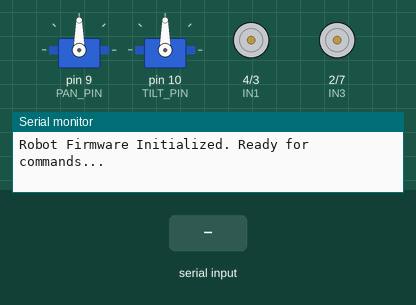
Bench run of a sketch on a simulated Arduino Nano, built with avr-gcc and run on an emulated ATmega328P. Parts: 2 × servo, motor-driver pin pairs drawn as motors (green arrow = first pin HIGH = forward, orange = second pin HIGH = backward, longer = more drive, scaled by the enable pin), the last lines printed to the serial monitor. Inputs (shaded band) come from the test bench.

Above: at 1.2 s.
1.3 s: "MOVE FORWARD\n" received over Serial
At 2.5 s:
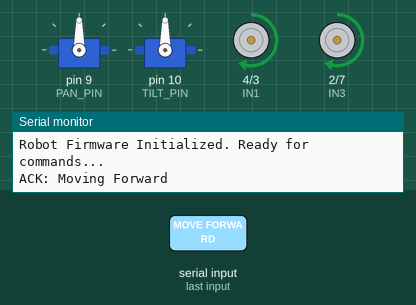
2.8 s: "MOVE BACKWARD\n" received over Serial
At 3.6 s:
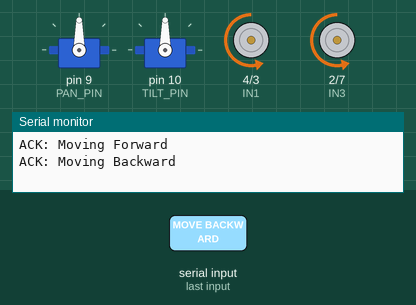
4.3 s: "MOVE LEFT\n" received over Serial
At 4.8 s:
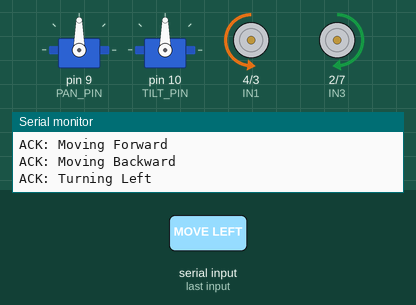
5.8 s: "MOVE RIGHT\n" received over Serial
At 7.0 s:
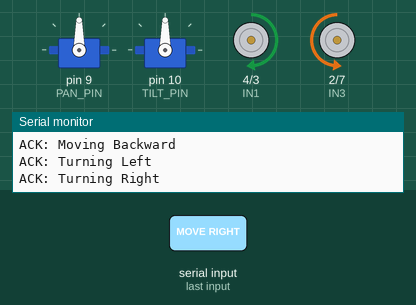
7.3 s: "TURN LEFT\n" received over Serial
At 8.3 s:
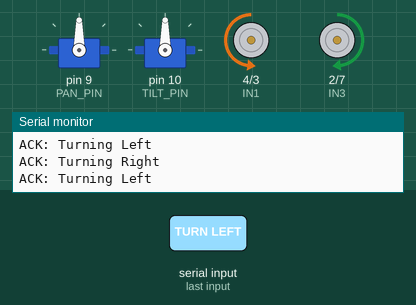
8.8 s: "TURN RIGHT\n" received over Serial
At 9.4 s:
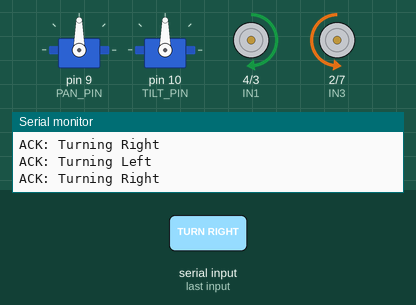
Timing chart, 0 to 11.3 s (numbered marks = the images above; inputs shaded):
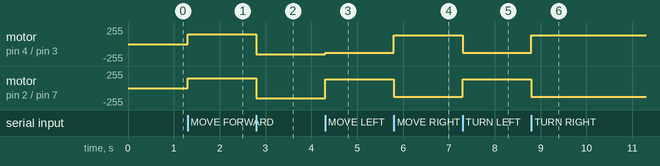

Measured:
- after the input at 1.3 s, motor on pin 4 (IN1) / pin 3 (IN2), motor on pin 2 (IN3) / pin 7 (IN4): stopped → forward 150/255 at once
- after the input at 2.8 s, motor on pin 4 (IN1) / pin 3 (IN2), motor on pin 2 (IN3) / pin 7 (IN4): forward 150/255 → backward 150/255 at once
- after the input at 4.3 s, motor on pin 4 (IN1) / pin 3 (IN2): backward 150/255 → backward 130/255 at once; motor on pin 2 (IN3) / pin 7 (IN4): backward 150/255 → forward 130/255 at once
- after the input at 5.8 s, motor on pin 4 (IN1) / pin 3 (IN2): backward 130/255 → forward 130/255 at once; motor on pin 2 (IN3) / pin 7 (IN4): forward 130/255 → backward 130/255 at once
- after the input at 7.3 s, motor on pin 4 (IN1) / pin 3 (IN2): forward 130/255 → backward 130/255 at once; motor on pin 2 (IN3) / pin 7 (IN4): backward 130/255 → forward 130/255 at once
- after the input at 8.8 s, motor on pin 4 (IN1) / pin 3 (IN2): backward 130/255 → forward 130/255 at once; motor on pin 2 (IN3) / pin 7 (IN4): forward 130/255 → backward 130/255 at once

The sketch:

robot_firmware.ino
```cpp
/**
 * Human-Following Robot Firmware
 *
 * This firmware runs on the robot's Arduino/ESP32 microcontroller.
 * It listens for commands over the Serial interface (from a Raspberry Pi, PC, or Jetson Nano)
 * and controls two DC gear motors (via an L298N motor driver) and two servo motors (Pan/Tilt gimbal).
 *
 * Serial Command Protocol:
 * - Simple Commands:
 *   - 'F' : Move Forward
 *   - 'B' : Move Backward
 *   - 'L' : Turn Left
 *   - 'R' : Turn Right
 *   - 'S' : Stop Motors
 * - Pan/Tilt Angles (Optional smooth tracking):
 *   - Formatted as: "Y<yaw_angle>P<pitch_angle>\n" (e.g., "Y15.4P-5.2")
 *     Where yaw_angle is between -30 and +30, and pitch_angle is between -20 and +20.
 */

#include <Servo.h>

// --- L298N Motor Driver Pins ---
#define ENA 5   // Enable A (PWM) - Left Motor Speed
#define IN1 4   // Motor A Input 1 - Left Motor Forward
#define IN2 3   // Motor A Input 2 - Left Motor Backward
#define IN3 2   // Motor B Input 1 - Right Motor Forward
#define IN4 7   // Motor B Input 2 - Right Motor Backward
#define ENB 6   // Enable B (PWM) - Right Motor Speed

// --- Servo Gimbal Pins ---
#define PAN_PIN  9   // Yaw Servo
#define TILT_PIN 10  // Pitch Servo

// --- Speed Settings ---
const int MOTOR_SPEED_DEFAULT = 150;  // Default PWM speed (0-255)
const int MOTOR_SPEED_TURN    = 130;  // Turn PWM speed (0-255)

// --- Servo Setup ---
Servo panServo;
Servo tiltServo;

int currentPanAngle  = 90;  // Mid-point (Centered)
int currentTiltAngle = 90;  // Mid-point (Centered)

// --- Communication Buffers ---
String inputBuffer = "";

void setup() {
  // Initialize Serial communication
  Serial.begin(115200);
  while (!Serial) {
    ; // Wait for serial port to connect (needed for Leonardo/Micro)
  }

  // Configure Motor Pins as Outputs
  pinMode(ENA, OUTPUT);
  pinMode(ENB, OUTPUT);
  pinMode(IN1, OUTPUT);
  pinMode(IN2, OUTPUT);
  pinMode(IN3, OUTPUT);
  pinMode(IN4, OUTPUT);

  // Attach Servo Motors
  panServo.attach(PAN_PIN);
  tiltServo.attach(TILT_PIN);

  // Write default center positions to servos
  panServo.write(currentPanAngle);
  tiltServo.write(currentTiltAngle);

  // Ensure robot starts in stopped state
  stopRobot();

  Serial.println("Robot Firmware Initialized. Ready for commands...");
}

void loop() {
  // Read incoming Serial data
  while (Serial.available() > 0) {
    char inChar = (char)Serial.read();
    if (inChar == '\n' || inChar == '\r') {
      if (inputBuffer.length() > 0) {
        processCommand(inputBuffer);
        inputBuffer = ""; // Reset buffer
      }
    } else {
      inputBuffer += inChar;
    }
  }
}

/**
 * Process the incoming command string.
 */
void processCommand(String cmd) {
  cmd.trim();
  if (cmd.length() == 0) return;

  // Check for simple single-character commands
  if (cmd.length() == 1) {
    char action = cmd.charAt(0);
    switch (action) {
      case 'F':
        moveForward(MOTOR_SPEED_DEFAULT);
        Serial.println("ACK: Moving Forward");
        break;
      case 'B':
        moveBackward(MOTOR_SPEED_DEFAULT);
        Serial.println("ACK: Moving Backward");
        break;
      case 'L':
        turnLeft(MOTOR_SPEED_TURN);
        Serial.println("ACK: Turning Left");
        break;
      case 'R':
        turnRight(MOTOR_SPEED_TURN);
        Serial.println("ACK: Turning Right");
        break;
      case 'S':
        stopRobot();
        Serial.println("ACK: Stopped");
        break;
      default:
        Serial.print("ERROR: Unknown single command: ");
        Serial.println(action);
        break;
    }
  }
  // Check for joint angle servo commands (e.g., Y15.4P-5.2)
  else if (cmd.startsWith("Y") && cmd.indexOf("P") > 0) {
    int pIndex = cmd.indexOf("P");
    String yawStr = cmd.substring(1, pIndex);
    String pitchStr = cmd.substring(pIndex + 1);

    float yawVal = yawStr.toFloat();
    float pitchVal = pitchStr.toFloat();

    // Map Yaw angle (-30 to 30 degrees) to servo angles (60 to 120 degrees)
    // Positive yaw = face is to the right, robot needs to pan camera right
    int targetPan = 90 - (int)yawVal;
    int targetTilt = 90 + (int)pitchVal;

    // Constrain angles to safe ranges to avoid mechanical strain
    targetPan = constrain(targetPan, 30, 150);
    targetTilt = constrain(targetTilt, 45, 135);

    // Update servos smoothly (basic smoothing)
    updateServos(targetPan, targetTilt);

    // Simple closed-loop chassis adjustment:
    // If the face is too far left/right, turn the wheels slightly
    if (yawVal > 15) {
      turnRight(MOTOR_SPEED_TURN);
    } else if (yawVal < -15) {
      turnLeft(MOTOR_SPEED_TURN);
    } else {
      // If face is centered horizontally, check if we need to move forward or backward
      // (Normally determined by area/distance, but here we can just maintain tracking)
      stopRobot();
    }

    Serial.print("ACK: Servos set to Pan=");
    Serial.print(targetPan);
    Serial.print(" Tilt=");
    Serial.println(targetTilt);
  }
  // Fallback for word commands
  else {
    if (cmd == "MOVE FORWARD") {
      moveForward(MOTOR_SPEED_DEFAULT);
      Serial.println("ACK: Moving Forward");
    } else if (cmd == "MOVE BACKWARD") {
      moveBackward(MOTOR_SPEED_DEFAULT);
      Serial.println("ACK: Moving Backward");
    } else if (cmd == "MOVE LEFT" || cmd == "TURN LEFT") {
      turnLeft(MOTOR_SPEED_TURN);
      Serial.println("ACK: Turning Left");
    } else if (cmd == "MOVE RIGHT" || cmd == "TURN RIGHT") {
      turnRight(MOTOR_SPEED_TURN);
      Serial.println("ACK: Turning Right");
    } else if (cmd == "CENTERED" || cmd == "CENTER" || cmd == "STOP") {
      stopRobot();
      Serial.println("ACK: Stopped");
    } else {
      Serial.print("ERROR: Invalid command: ");
      Serial.println(cmd);
    }
  }
}

// --- Motor Control Helper Functions ---

void moveForward(int speed) {
  analogWrite(ENA, speed);
  analogWrite(ENB, speed);

  // Left Motor Forward
  digitalWrite(IN1, HIGH);
  digitalWrite(IN2, LOW);
  // Right Motor Forward
  digitalWrite(IN3, HIGH);
  digitalWrite(IN4, LOW);
}

void moveBackward(int speed) {
  analogWrite(ENA, speed);
  analogWrite(ENB, speed);

  // Left Motor Backward
  digitalWrite(IN1, LOW);
  digitalWrite(IN2, HIGH);
  // Right Motor Backward
  digitalWrite(IN3, LOW);
  digitalWrite(IN4, HIGH);
}

void turnLeft(int speed) {
  analogWrite(ENA, speed);
  analogWrite(ENB, speed);

  // Left Motor Backward (aiding sharp turn)
  digitalWrite(IN1, LOW);
  digitalWrite(IN2, HIGH);
  // Right Motor Forward
  digitalWrite(IN3, HIGH);
  digitalWrite(IN4, LOW);
}

void turnRight(int speed) {
  analogWrite(ENA, speed);
  analogWrite(ENB, speed);

  // Left Motor Forward
  digitalWrite(IN1, HIGH);
  digitalWrite(IN2, LOW);
  // Right Motor Backward (aiding sharp turn)
  digitalWrite(IN3, LOW);
  digitalWrite(IN4, HIGH);
}

void stopRobot() {
  analogWrite(ENA, 0);
  analogWrite(ENB, 0);

  digitalWrite(IN1, LOW);
  digitalWrite(IN2, LOW);
  digitalWrite(IN3, LOW);
  digitalWrite(IN4, LOW);
}

void updateServos(int targetPan, int targetTilt) {
  // Move servos to target position
  panServo.write(targetPan);
  tiltServo.write(targetTilt);

  currentPanAngle = targetPan;
  currentTiltAngle = targetTilt;
}
```
